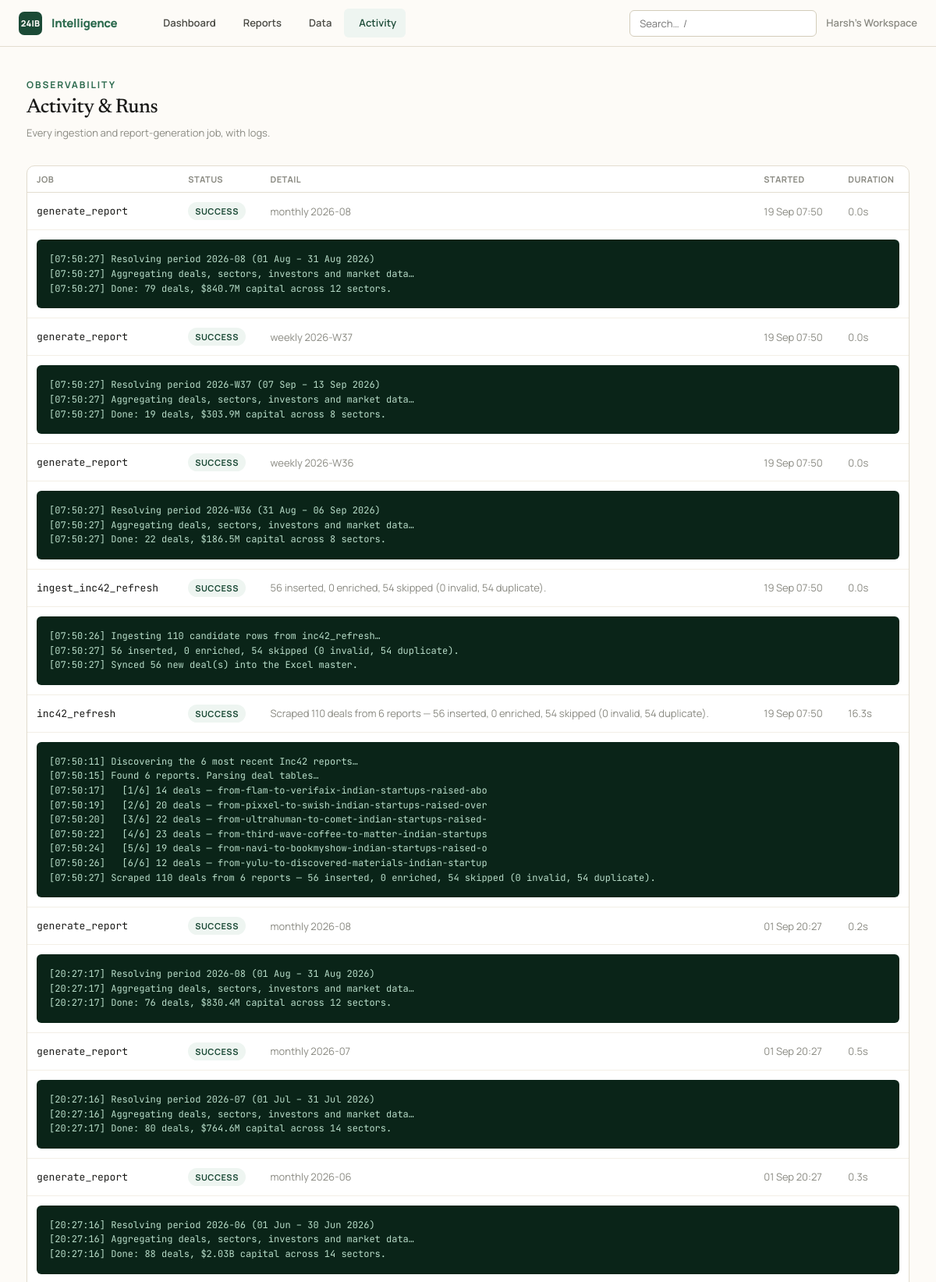
The page /activity (upper part) on the database its author committed.
### intelligence/models.py (models this page shows, shortened)
class Organization(db.Model):
    __tablename__ = "organizations"
    id: Mapped[int] = mapped_column(primary_key=True)
    name: Mapped[str] = mapped_column(String(160), nullable=False)
    slug: Mapped[str] = mapped_column(String(80), unique=True, nullable=False)
    created_at: Mapped[datetime] = mapped_column(DateTime, default=_utcnow)
    deals: Mapped[list["FundingDeal"]] = relationship(back_populates="organization", cascade="all, delete-orphan")
    reports: Mapped[list["Report"]] = relationship(back_populates="organization", cascade="all, delete-orphan")
    api_keys: Mapped[list["ApiKey"]] = relationship(back_populates="organization", cascade="all, delete-orphan")

class JobRun(db.Model):
    __tablename__ = "job_runs"
    id: Mapped[int] = mapped_column(primary_key=True)
    organization_id: Mapped[int] = mapped_column(ForeignKey("organizations.id"), nullable=True)
    kind: Mapped[str] = mapped_column(String(60), nullable=False)  # ingest_csv, generate_report, scheduled
    status: Mapped[RunStatus] = mapped_column(Enum(RunStatus), default=RunStatus.QUEUED)
    detail: Mapped[str] = mapped_column(Text, default="")
    log: Mapped[str] = mapped_column(Text, default="")
    started_at: Mapped[datetime] = mapped_column(DateTime, default=_utcnow)
    finished_at: Mapped[datetime | None] = mapped_column(DateTime, nullable=True)

### intelligence/dashboard/routes.py (the view)
@bp.route("/activity")
def runs():
    org = require_org()
    runs = db.session.scalars(
        select(JobRun).where(JobRun.organization_id == org.id).order_by(JobRun.started_at.desc()).limit(100)
    ).all()
    return render_template("dashboard/runs.html", runs=runs, active="runs")

### intelligence/__init__.py (called while the page is built)
def _register_security_headers(app: Flask) -> None:
    @app.after_request
    def _set_headers(resp):  # noqa: WPS430
        resp.headers.setdefault("X-Content-Type-Options", "nosniff")
        resp.headers.setdefault("X-Frame-Options", "SAMEORIGIN")
        resp.headers.setdefault("Referrer-Policy", "strict-origin-when-cross-origin")
        resp.headers.setdefault("Content-Security-Policy", _CSP)
        if app.config.get("SESSION_COOKIE_SECURE"):
            resp.headers.setdefault(
                "Strict-Transport-Security", "max-age=31536000; includeSubDomains"
            )
        return resp

### intelligence/clock.py (called while the page is built)
def utcnow() -> datetime:
    return datetime.now(timezone.utc).replace(tzinfo=None)

### intelligence/tenancy.py (called while the page is built, shortened)
def ensure_workspace() -> Organization:
    org = db.session.query(Organization).first()
    if org is not None:
        return org

def require_org() -> Organization:
    if "workspace" not in g:
        g.workspace = ensure_workspace()
    return g.workspace

### intelligence/templates/dashboard/runs.html (shortened to what this page needs)
{% extends "base.html" %}
{% block content %}
<div class="page-head">
  <div><div class="eyebrow">Observability</div><h1 class="page-title">Activity & Runs</h1>
  <p class="page-sub">Every ingestion and report-generation job, with logs.</p></div>
</div>
{% if runs %}
<div class="card" style="padding:0">
  <table class="table">
    <thead><tr><th>Job</th><th>Status</th><th>Detail</th><th>Started</th><th>Duration</th></tr></thead>
    <tbody>
      {% for r in runs %}
      <tr>
        <td><span class="mono">{{ r.kind }}</span></td>
        <td><span class="badge badge-{{ {'success':'green','failed':'red','running':'amber','queued':'gray'}[r.status.value] }}">{{ r.status.value }}</span></td>
        <td class="muted">{{ r.detail }}</td>
        <td class="muted">{{ r.started_at.strftime('%d %b %H:%M') }}</td>
        <td class="muted">{% if r.finished_at %}{{ '%.1fs'|format((r.finished_at - r.started_at).total_seconds()) }}{% else %}—{% endif %}</td>
      </tr>
      {% if r.log %}<tr><td colspan="5"><div class="log-box">{{ r.log }}</div></td></tr>{% endif %}
      {% endfor %}
    </tbody>
  </table>
</div>
{% else %}
<div class="empty"><h3>No activity yet</h3><p>Generate a report or import data to see job runs here.</p></div>
{% endif %}
{% endblock %}

### intelligence/templates/base.html (shortened to what this page needs)
<!doctype html>
<html lang="en">
<head>
  <link rel="stylesheet" href="{{ url_for('static', filename='css/tokens.css') }}">
  <link rel="stylesheet" href="{{ url_for('static', filename='css/app.css') }}">
</head>
<body>
  <nav class="nav">
    <a href="{{ url_for('dashboard.home') }}" class="nav-brand">
      <span class="nav-mark" aria-hidden="true">24IB</span>
      <span>Intelligence</span>
    </a>
    <div class="nav-links">
      <a class="nav-link {{ 'active' if active=='dashboard' }}" href="{{ url_for('dashboard.home') }}">Dashboard</a>
      <a class="nav-link {{ 'active' if active=='reports' }}" href="{{ url_for('reports.index') }}">Reports</a>
      <a class="nav-link {{ 'active' if active=='data' }}" href="{{ url_for('data.index') }}">Data</a>
      <a class="nav-link {{ 'active' if active=='runs' }}" href="{{ url_for('dashboard.runs') }}">Activity</a>
    </div>
    <div class="nav-right">
      <form action="{{ url_for('explore.search') }}" method="get" role="search" class="nav-search">
        <input class="input" id="global-search" type="search" name="q"
               placeholder="Search…  /" title="Press / to focus">
      </form>
      <span class="nav-org">{{ current_org.name if current_org }}</span>
    </div>
  </nav>
  {% block body %}
  <main class="container" id="main">
    {% block content %}{% endblock %}
  </main>
  {% endblock %}
</body>
</html>

### intelligence/static/css/tokens.css (style rules this page uses)
:root { --cream: #fdfbf7; --sand: #f3efe6; --sand-2: #ece7da; --border: #e3ddd0; --border-strong: #d3ccba; --ink: #1a1a18; --slate: #4a4a44; --dust: #8a8a82; --ghost: #b8b8ae; --g900: #0a2418; --g800: #1b4a36; --g700: #2d6b4f; --g600: #3d8a67; --g400: #7ab896; --g200: #b8ddc9; --g50: #eef5f1; --b700: #1f4e79; --b500: #3b82c4; --b50: #eef5fd; --r700: #9b2c2c; --r500: #d64545; --r50: #fdf0f0; --a700: #92600a; --a500: #d99a16; --a50: #fef8ec; --font-serif: 'Newsreader', Georgia, 'Times New Roman', serif; --font-sans: 'Manrope', system-ui, -apple-system, sans-serif; --font-mono: 'JetBrains Mono', ui-monospace, 'SF Mono', monospace; --text-2xs: 0.6875rem; --text-xs: 0.75rem; --text-sm: 0.8125rem; --text-base:0.9375rem; --text-md: 1.0625rem; --text-lg: 1.25rem; --text-xl: 1.5rem; --text-2xl: 2rem; --text-3xl: 2.75rem; --track-tight: -0.02em; --track-normal: 0; --track-wide: 0.04em; --track-widest: 0.16em; --sp-1: 4px; --sp-2: 8px; --sp-3: 12px; --sp-4: 16px; --sp-5: 20px; --sp-6: 24px; --sp-8: 32px; --sp-10: 40px; --sp-12: 48px; --sp-16: 64px; --sp-24: 96px; --radius-sm: 6px; --radius: 10px; --radius-lg: 16px; --shadow-sm: 0 1px 2px rgba(26,26,24,0.05); --shadow: 0 4px 16px rgba(26,26,24,0.07); --shadow-lg: 0 12px 40px rgba(26,26,24,0.10); --ease-out: cubic-bezier(0.16, 1, 0.3, 1); --ease-spring: cubic-bezier(0.34, 1.56, 0.64, 1); --dur-fast: 120ms; --dur-base: 220ms; --nav-h: 60px; --max-content: 1180px; --max-article: 760px; }

### rows shown on the page
Organization: name "Harsh's Workspace"
JobRun: kind "generate_report", status.value "SUCCESS", detail "monthly 2026-08", started_at "19 Sep 07:50", (r.finished_at-r.started_at).total_seconds() "0.0s", log "[07:50:27] Resolving period 2026-08 (01 Aug – 31 Aug 2026) [07:50:27] Aggregating deals, sectors, investors and market data… [07:50:27] Done: 79 deals, $840.7M capital across 12 sectors."
JobRun: kind "generate_report", status.value "SUCCESS", detail "weekly 2026-W37", started_at "19 Sep 07:50", (r.finished_at-r.started_at).total_seconds() "0.0s", log "[07:50:27] Resolving period 2026-W37 (07 Sep – 13 Sep 2026) [07:50:27] Aggregating deals, sectors, investors and market data… [07:50:27] Done: 19 deals, $303.9M capital across 8 sectors."
JobRun: kind "generate_report", status.value "SUCCESS", detail "weekly 2026-W36", started_at "19 Sep 07:50", (r.finished_at-r.started_at).total_seconds() "0.0s", log "[07:50:27] Resolving period 2026-W36 (31 Aug – 06 Sep 2026) [07:50:27] Aggregating deals, sectors, investors and market data… [07:50:27] Done: 22 deals, $186.5M capital across 8 sectors."
JobRun: kind "ingest_inc42_refresh", status.value "SUCCESS", detail "56 inserted, 0 enriched, 54 skipped (0 invalid, 54 duplicate).", started_at "19 Sep 07:50", (r.finished_at-r.started_at).total_seconds() "0.0s", log "[07:50:26] Ingesting 110 candidate rows from inc42_refresh… [07:50:27] 56 inserted, 0 enriched, 54 skipped (0 invalid, 54 duplicate). [07:50:27] Synced 56 new deal(s) into the Excel master."
JobRun: kind "inc42_refresh", status.value "SUCCESS", detail "Scraped 110 deals from 6 reports — 56 inserted, 0 enriched, 54 skipped (0 invalid, 54 duplicate).", started_at "19 Sep 07:50", (r.finished_at-r.started_at).total_seconds() "16.3s", log "[07:50:11] Discovering the 6 most recent Inc42 reports… [07:50:15] Found 6 reports. Parsing deal tables… [07:50:17] [1/6] 14 deals — from-flam-to-verifaix-indian-startups-raised-abo [07:50:19] [2/6] 20 deals — from-pixxel-to-swish-indian-startups-raised-over [07:50:20] [3/6] 22 deals — from-ultrahuman-to-comet-indian-startups-raised- [07:50:22] [4/6] 23 deals — from-third-wave-coffee-to-matter-indian-startups [07:50:24] [5/6] 19 deals — from-navi-to-bookmyshow-indian-startups-raised-o [07:50:26] [6/6] 12 deals — from-yulu-to-discovered-materials-indian-startup [07:50:27] Scraped 110 deals from 6 reports — 56 inserted, 0 enriched, 54 skipped (0 invalid, 54 duplicate)."
JobRun: kind "generate_report", status.value "SUCCESS", detail "monthly 2026-08", started_at "01 Sep 20:27", (r.finished_at-r.started_at).total_seconds() "0.2s", log "[20:27:17] Resolving period 2026-08 (01 Aug – 31 Aug 2026) [20:27:17] Aggregating deals, sectors, investors and market data… [20:27:17] Done: 76 deals, $830.4M capital across 12 sectors."
JobRun: kind "generate_report", status.value "SUCCESS", detail "monthly 2026-07", started_at "01 Sep 20:27", (r.finished_at-r.started_at).total_seconds() "0.5s", log "[20:27:16] Resolving period 2026-07 (01 Jul – 31 Jul 2026) [20:27:16] Aggregating deals, sectors, investors and market data… [20:27:17] Done: 80 deals, $764.6M capital across 14 sectors."
JobRun: kind "generate_report", status.value "SUCCESS", detail "monthly 2026-06", started_at "01 Sep 20:27", (r.finished_at-r.started_at).total_seconds() "0.3s", log "[20:27:16] Resolving period 2026-06 (01 Jun – 30 Jun 2026) [20:27:16] Aggregating deals, sectors, investors and market data… [20:27:16] Done: 88 deals, $2.03B capital across 14 sectors."
